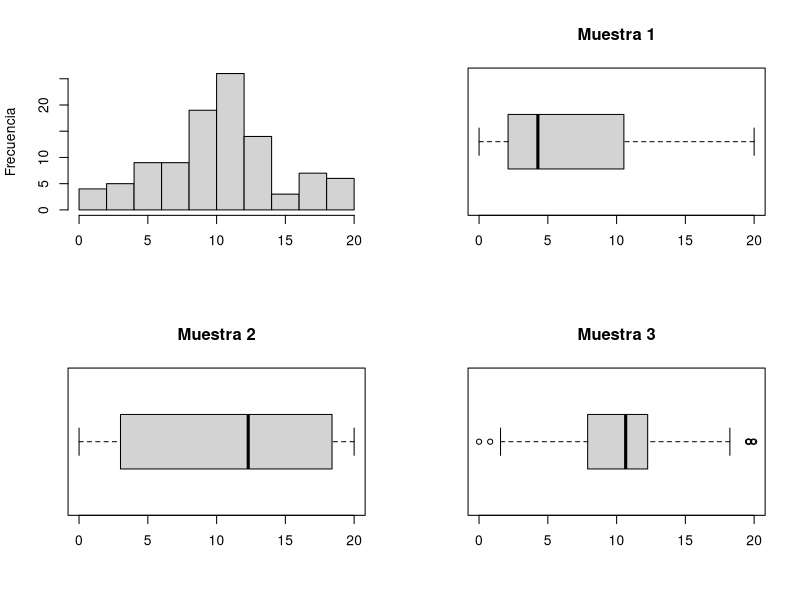

Generate this figure with R:
## ---- chunk 1

################################################################################
# PostData Statistics: 
# Fernando San Segundo, Marcos Marva
# Web: www.postdata-statistics.com
# Mail: postdatastatistics@gmail.com        (secondary: marcos.marva@gmail.es)
################################################################################

## 01030401 Find the boxplot that beter describes the data in a given histogram.
## ---- chunk 2
## DATA GENERATION
language = "es"
sample1=c(0,20,runif(50, 0,20),runif(50,1,5))
sample2=c(0,20,runif(30, 0,20), runif(35, 0,4),runif(35,16,20))
sample3=c(0,20,runif(50, 0,20),runif(50,7,13))

sampleList = list(sample1, sample2, sample3) 

## QUESTION/ANSWER GENERATION

sol = sample(1:3, 1)
solData = sampleList[[sol]]

k = 3 # Number of boxplots

solutions = rep(F, k)
solutions[sol] = T

if(language=='en'){
  boxplotLabels = paste0("Sample ", 1:3)
  histYlabel = "Frequency"
  question = paste0("The histrogram describes the same data as one of the following boxplots. Choose the right boxplot.")
  } else if(language=='es'){
    boxplotLabels = paste0("Muestra ", 1:3)
    histYlabel = "Frecuencia"
    question=paste0("El histograma describe los mismos datos que uno de los diagramas de caja y bigotes (boxplot). Elige el boxplot correcto.")
  }


(binarySolution = paste0(as.numeric(solutions), collapse = ""))



## ---- chunk 3
cat(paste(question, collapse=""))
## ---- chunk 4
par(mfrow=c(2,2))
hist(solData, main = "", xlab = "", ylab = histYlabel, xlim=c(min(solData), max(solData)))
boxplot(sample1, xlab = "", main=boxplotLabels[1],  horizontal = TRUE) 
boxplot(sample2, xlab = "", main=boxplotLabels[2],  horizontal = TRUE)
boxplot(sample3, xlab = "", main=boxplotLabels[3],  horizontal = TRUE)
par(mfrow=c(1,1))
## ---- chunk 5
cat(paste("* ", boxplotLabels[1], collapse=""), fill = 1)
cat(paste("* ", boxplotLabels[2], collapse=""), fill = 1)
cat(paste("* ", boxplotLabels[3], collapse=""), fill = 1)
## ---- chunk 6
solutions = ifelse(solutions, "Cierto", "Falso")
## ---- chunk 7
cat(paste("* ", solutions[1], collapse=""), fill = 1)
cat(paste("* ", solutions[2], collapse=""), fill = 1)
cat(paste("* ", solutions[3], collapse=""), fill = 1)
## ---- chunk 8
cat("exname: 01030401", fill = 1)
cat("extype: mchoice", fill = 1)
cat(paste0("exsolution: ", binarySolution, collapse = ""), fill = 1)
cat("exshuffle: FALSE", fill = 1)
